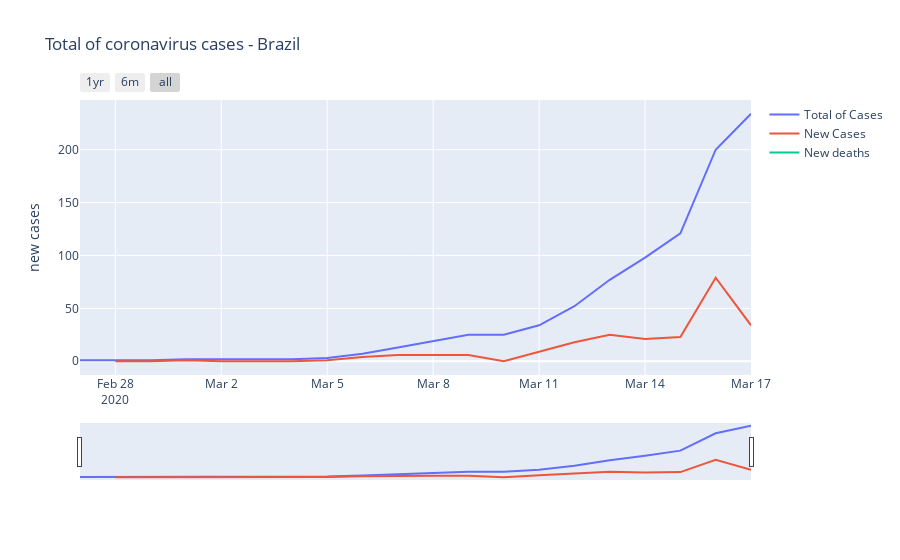

Source (notebook cell):
### Markdown cell above
# ARIMA Model

### Code cell
trace = [go.Scatter(x = br['date'], y = br['total_cases'], name='Total of Cases')]
trace += [go.Scatter(x = br['date'], y = br['new_cases'], name='New Cases')]
trace += [go.Scatter(x = br['date'], y = br['new_deaths'], name='New deaths')]

layout = dict(
    title='Total of coronavirus cases - Brazil',
    yaxis=dict(
    title='new cases'
    ),
    xaxis=dict(
        rangeselector=dict(
            buttons=list([
                dict(count=12,
                     label='1yr',
                     step='month',
                     stepmode='backward'),
                dict(count=6,
                     label='6m',
                     step='month',
                     stepmode='backward'),
                dict(step='all')
            ])
        ),
        rangeslider=dict(
            visible = True
        ),
        type='date'
    )
)
fig = dict(data=trace, layout=layout)
py.offline.iplot(fig)

### Figure 1 — Plotly figure (JSON) as saved in the notebook; plotly's stock layout.template omitted (floating-point values rounded to 4 significant figures)
{"data": [{"name": "Total of Cases", "type": "scatter", "x": ["2020-02-27", "2020-02-28", "2020-02-29", "2020-03-01", "2020-03-02", "2020-03-03", "2020-03-04", "2020-03-05", "2020-03-06", "2020-03-07", "2020-03-08", "2020-03-09", "2020-03-10", "2020-03-11", "2020-03-12", "2020-03-13", "2020-03-14", "2020-03-15", "2020-03-16", "2020-03-17"], "y": [1, 1, 1, 2, 2, 2, 2, 3, 7, 13, 19, 25, 25, 34, 52, 77, 98, 121, 200, 234]}, {"name": "New Cases", "type": "scatter", "x": ["2020-02-27", "2020-02-28", "2020-02-29", "2020-03-01", "2020-03-02", "2020-03-03", "2020-03-04", "2020-03-05", "2020-03-06", "2020-03-07", "2020-03-08", "2020-03-09", "2020-03-10", "2020-03-11", "2020-03-12", "2020-03-13", "2020-03-14", "2020-03-15", "2020-03-16", "2020-03-17"], "y": [null, 0, 0, 1, 0, 0, 0, 1, 4, 6, 6, 6, 0, 9, 18, 25, 21, 23, 79, 34]}, {"name": "New deaths", "type": "scatter", "x": ["2020-02-27", "2020-02-28", "2020-02-29", "2020-03-01", "2020-03-02", "2020-03-03", "2020-03-04", "2020-03-05", "2020-03-06", "2020-03-07", "2020-03-08", "2020-03-09", "2020-03-10", "2020-03-11", "2020-03-12", "2020-03-13", "2020-03-14", "2020-03-15", "2020-03-16", "2020-03-17"], "y": [null, null, null, null, null, null, null, null, null, null, null, null, null, null, null, null, null, null, null, null]}], "layout": {"autosize": true, "title": {"text": "Total of coronavirus cases - Brazil"}, "xaxis": {"autorange": true, "range": ["2020-02-27", "2020-03-17"], "rangeselector": {"buttons": [{"count": 12, "label": "1yr", "step": "month", "stepmode": "backward"}, {"count": 6, "label": "6m", "step": "month", "stepmode": "backward"}, {"step": "all"}]}, "rangeslider": {"autorange": true, "range": ["2020-02-27", "2020-03-17"], "visible": true, "yaxis": {"_template": null, "rangemode": "match"}}, "type": "date"}, "yaxis": {"autorange": true, "range": [-13.0, 247], "title": {"text": "new cases"}, "type": "linear"}}}
